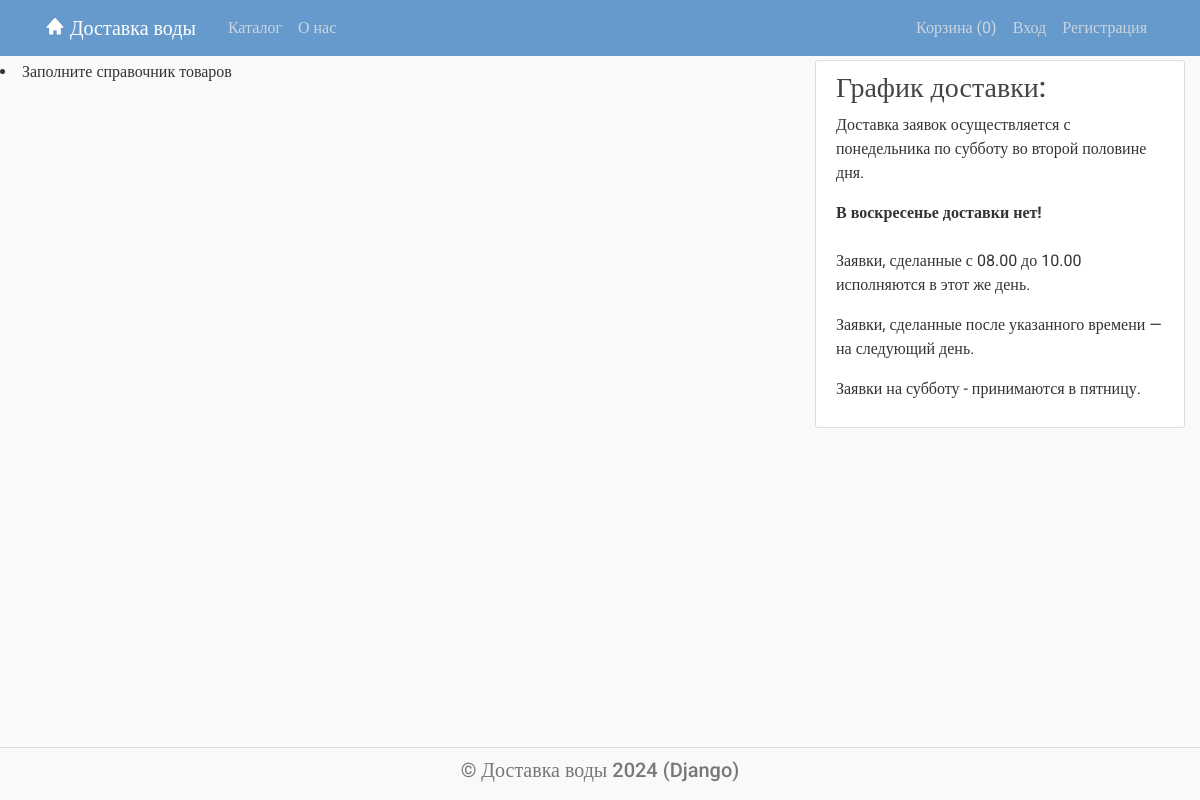
/, run on an earlier commit of the app's database.
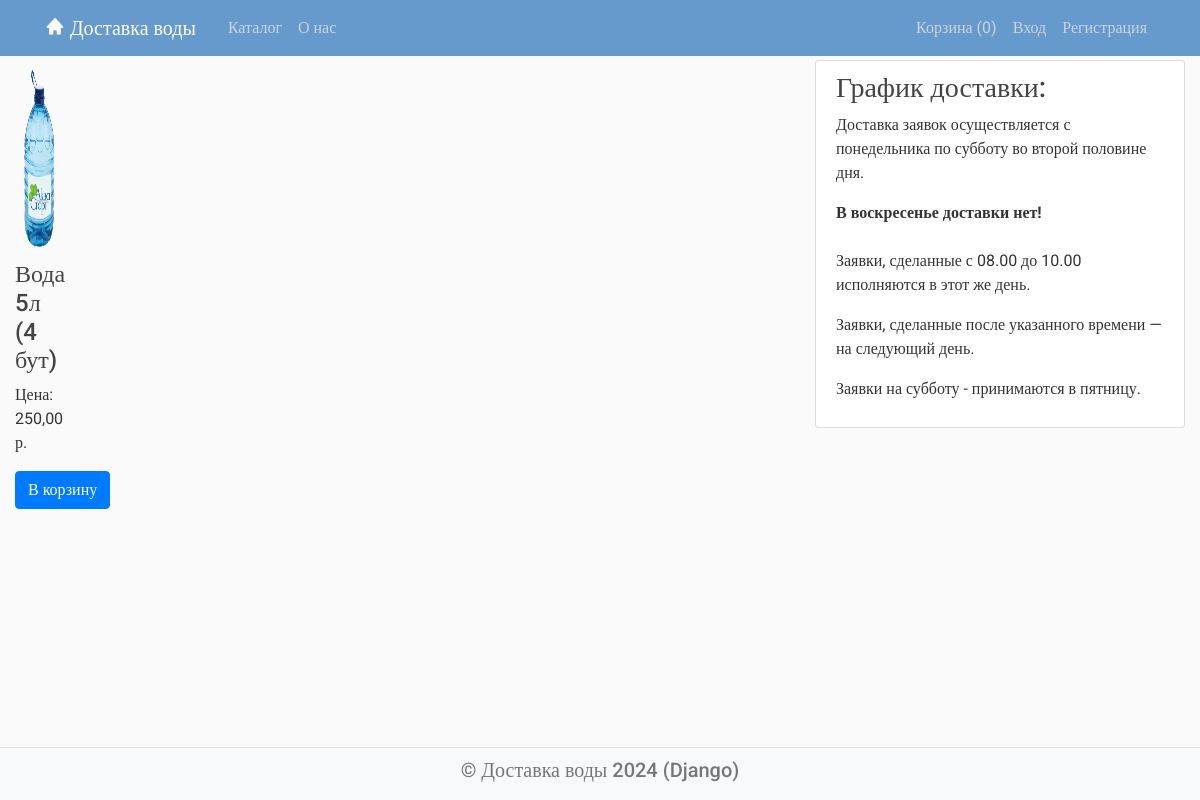
And on a later commit of the database.
### delivery/models.py (models this page shows, shortened)
class Product(models.Model):
    name = models.CharField(max_length=100)
    description = models.TextField()
    image = models.ImageField(upload_to='product_images/')
    price = models.DecimalField(max_digits=10, decimal_places=2)
    is_active = models.BooleanField(default=True)  # активен
    is_available = models.BooleanField(default=False)  # доступен для покупки

### delivery/views.py (the view)
# urls.py: path('', HomeView.as_view(), name='delivery-home'),
class HomeView(View):
    def get(self, request):
        cart = request.session.get('cart', {})
        cart_items_count = request.session.get('cart_items_count', 0)
        products = Product.objects.filter(is_available=True)
        product_items = []
        for product in products:
            product_id = str(product.id)
            product_quantity = cart.get(product_id, 0)
            product_items.append({
                'product': product,
                'quantity': product_quantity,
            })
        context = {
            'product_items': product_items,
            'cart_items_count': cart_items_count,
        }
        return render(request, 'delivery/home.html', context)

### templates/delivery/home.html (shortened to what this page needs)
{% extends "main.html" %}
{% block content %}
<div class="products">
    <div class="row">
        {% if product_items %}
        {% for item in product_items %}
        <div class="product col-4">
            <img src="{{ item.product.image.url }}" alt="{{ item.product.name }}" class="product-image img-fluid">
            <h4>{{ item.product.name }}</h4>
            <p>Цена: {{ item.product.price }} р.</p>
            <div class="cart-count">
                <form action="{% url 'update_cart' item.product.id %}" method="post" style="display: inline;">
                    {% if item.quantity > 0 %}
                    <button type="submit" name="action" value="decrement">-</button>
                    <span style="display: inline-block; width: 20px; text-align: center;">{{ item.quantity }}</span>
                    <button type="submit" name="action" value="increment">+</button>
                    {% else %}
                    <button type="submit" class="btn btn-primary" name="action" value="add">В корзину</button>
                    {% endif %}
                </form>
            </div>
        </div>
        {% endfor %}
        {% else %}
        <li>Заполните справочник товаров</li>
        {% endif %}
    </div>
</div>
<br><br>
{% endblock content %}

What changed in the data, as far as the page shows it:
now on this page (row edited): Product: product.image (picture), product.name "Вода 5л (4 бут)", product.price "250,00"
Also different on the page:
text no longer shown: "Заполните справочник товаров"
